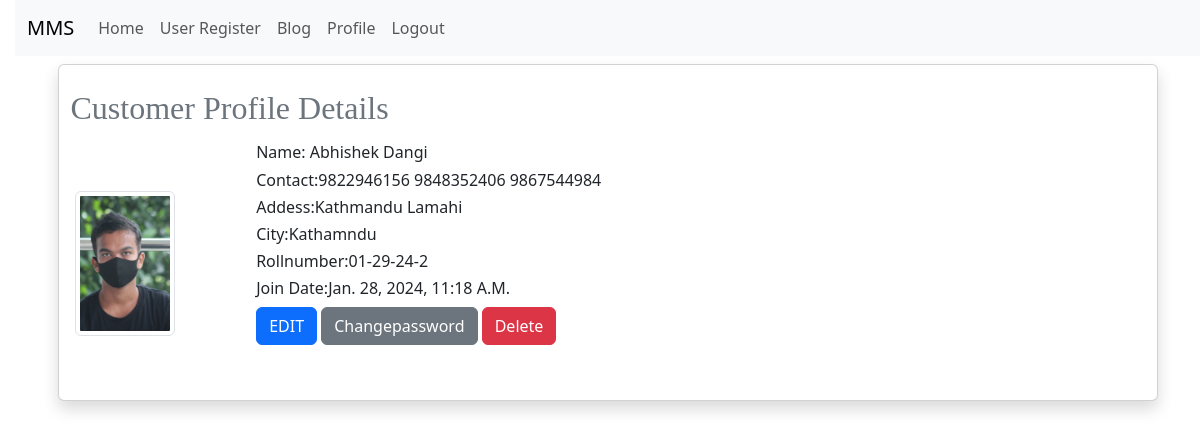
Before: /profile/ (signed in) with the older database file.
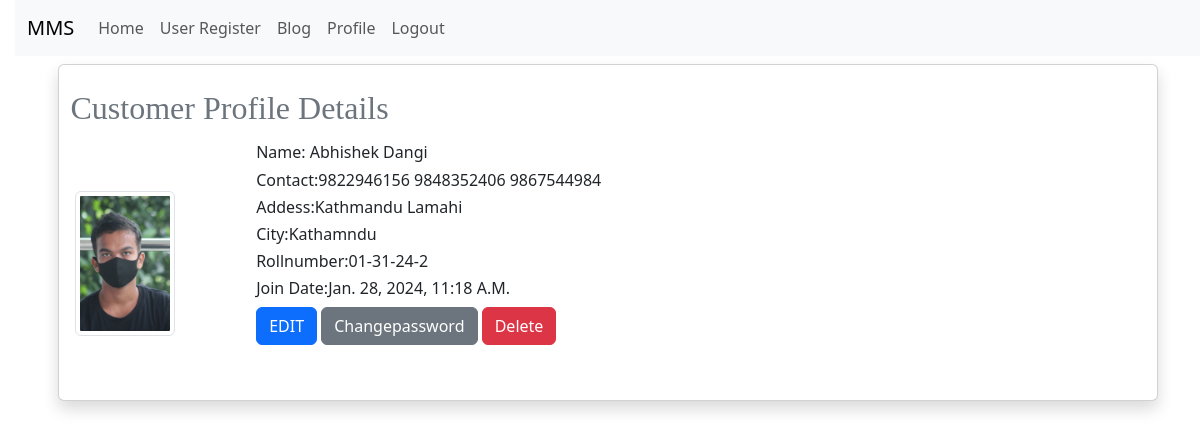
After: the same page with the newer database file.
### app/models.py (models this page shows, shortened)
class Customer(models.Model):
    member = models.ForeignKey(User, on_delete=models.CASCADE)
    images = models.ImageField(upload_to="Customer/%Y/%m/%d", blank=False)
    street_address = models.CharField(max_length=255, blank=True, null=True)
    street_address2 = models.CharField(max_length=255, blank=True, null=True)
    city = models.CharField(max_length=100, blank=True, null=True)
    state_province = models.CharField(max_length=100, blank=True, null=True)
    date_of_signature = models.DateTimeField(default=timezone.now)
    contact = models.CharField(max_length=10)
    emergency_contact = models.CharField(max_length=10, blank=True, null=True)
    emergency_contact2 = models.CharField(max_length=10, blank=True, null=True)
    rollnumber = models.CharField(max_length=20, unique=True, editable=False)

### app/views.py (the view)
# urls.py: path("profile/", CombinedProfileView.as_view(), name="profile"),
class CombinedProfileView(LoginRequiredMixin, View):
    template_name = "app/customer/combined_profile.html"
    login_url = "/user_login/"
    def get(self, request, *args, **kwargs):
        try:
            user_profile = Customer.objects.get(member=request.user)
            payments = CustomerServicePayment.objects.filter(member=user_profile)
            context = {
                "user_profile": user_profile,
                "payments": payments,
            }
            return render(request, self.template_name, context)
        except ObjectDoesNotExist:
            messages.success(request, "You are not a Customer...!")
            return redirect("home")

### template/app/customer/combined_profile.html (shortened to what this page needs)
{% extends "app/base.html" %}
{% block content %}
<div class="card shadow m-2">
     <div class="card-body">
          <div class="row">
               <h2 class="p-2 text-secondary"> Customer Profile Details</h2>
               <div class="col-md-2">
                    <img src="{{ user_profile.images.url }}" alt="Images" height="100" width="100"
                         class="img-thumbnail  my-5 d-flex">
               </div>
               <div class="col-md-8 text-capitalize">
                    <h6 class="col-sm-6 form-group form-row">Name: {{user_profile.member.first_name}}
                         {{user_profile.member.last_name}}</h6>
                    <h6 class="col-sm-6 form-group form-row">Contact:{{user_profile.contact}}
                         {{user_profile.emergency_contact}} {{user_profile.emergency_contact2}}</h6>
                    <h6 class="col-sm-6 form-group form-row">Addess:{{user_profile.street_address}}
                         {{user_profile.street_address2}}</h6>
                    <h6 class="col-sm-6 form-group form-row">City:{{user_profile.city}}</h6>
                    <h6 class="col-sm-6 form-group form-row">Rollnumber:{{user_profile.rollnumber}}</h6>
                    <h6 class="col-sm-6 form-group form-row">Join Date:{{user_profile.date_of_signature}}</h6>
                    <a href="{% url 'profile_edit' %}" class="btn btn-primary ">EDIT</a>
                    <a href="{% url 'change_password' %}" class="btn btn-secondary ">Changepassword</a>
                    <a href="{% url 'delete_account' %}" class="btn btn-danger "
                         onclick="return confirm('Are you sure?')">Delete</a>
               </div>
               <div class="col-md-2 text-capitalize">
               </div>
          </div>
     </div>
</div>
{% endblock content %}

Changed rows visible on the page:
changed Customer "Kathmandu": rollnumber "01-29-24-2" → "01-31-24-2"
